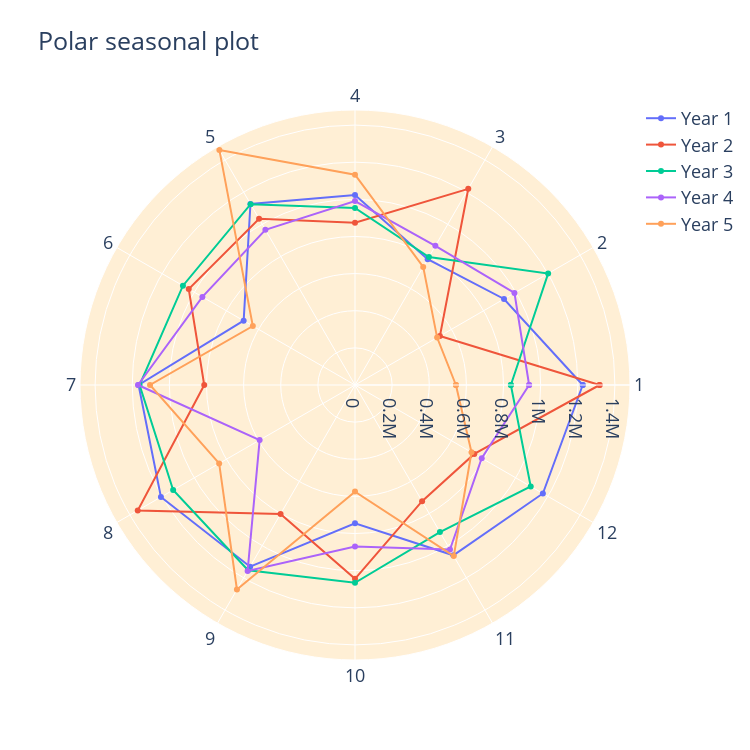

The notebook cell this image was saved under:
### Code cell
import plotly.graph_objects as go


categories = list(df_seasonal.columns)
categories = [*categories, categories[0]]
categories = [str(i) for i in categories]

print(type(categories))
year_1 = list(df_seasonal.iloc[0,:])
year_2 = list(df_seasonal.iloc[1,:])
year_3 = list(df_seasonal.iloc[2,:])
year_4 = list(df_seasonal.iloc[3,:])
year_5 = list(df_seasonal.iloc[4,:])

year_1 = [*year_1, year_1[0]]
year_2 = [*year_2, year_2[0]]
year_3 = [*year_3, year_3[0]]
year_4 = [*year_4, year_4[0]]
year_5 = [*year_5, year_5[0]]
#print(categories)
#print(year_1)

fig = go.Figure(
    data=[
        go.Scatterpolar(r=year_1, theta=categories, name='Year 1'),
        go.Scatterpolar(r=year_2, theta=categories, name='Year 2'),
        go.Scatterpolar(r=year_3, theta=categories, name='Year 3'),
        go.Scatterpolar(r=year_4, theta=categories, name='Year 4'),
        go.Scatterpolar(r=year_5, theta=categories, name='Year 5')
    ],
    layout=go.Layout(
       title=go.layout.Title(text='Polar seasonal plot'),
        polar={'radialaxis': {'visible': True},'bgcolor':'PapayaWhip'},
        showlegend=True,
        width=750,
        height=750,
        font=dict(
        size=18,
        )
    )
)

fig.show()

### Figure 1 — Plotly figure (JSON) as saved in the notebook; plotly's stock layout.template omitted (floating-point values rounded to 4 significant figures)
{"data": [{"name": "Year 1", "r": [1226800, 926891, 782725, 1023038, 1126293, 692565, 1165880, 1207156, 1129954, 745100, 1059346, 1168555, 1226800], "theta": ["1", "2", "3", "4", "5", "6", "7", "8", "9", "10", "11", "12", "1"], "type": "scatterpolar"}, {"name": "Year 2", "r": [1317458, 528045, 1220238, 874557, 1033389, 1034165, 812094, 1351419, 801822, 1044266, 722871, 742100, 1317458], "theta": ["1", "2", "3", "4", "5", "6", "7", "8", "9", "10", "11", "12", "1"], "type": "scatterpolar"}, {"name": "Year 3", "r": [839471, 1201199, 796265, 953887, 1124602, 1070181, 1160366, 1131150, 1151813, 1065316, 914800, 1093034, 839471], "theta": ["1", "2", "3", "4", "5", "6", "7", "8", "9", "10", "11", "12", "1"], "type": "scatterpolar"}, {"name": "Year 4", "r": [937898, 991612, 865649, 990565, 965414, 949248, 1168905, 593112, 1156922, 870095, 1023262, 788327, 937898], "theta": ["1", "2", "3", "4", "5", "6", "7", "8", "9", "10", "11", "12", "1"], "type": "scatterpolar"}, {"name": "Year 5", "r": [543605, 510786, 734714, 1133025, 1461091, 635481, 1104107, 844960, 1271967, 574319, 1063900, 724737, 543605], "theta": ["1", "2", "3", "4", "5", "6", "7", "8", "9", "10", "11", "12", "1"], "type": "scatterpolar"}], "layout": {"font": {"size": 18}, "height": 750, "polar": {"bgcolor": "PapayaWhip", "radialaxis": {"visible": true}}, "showlegend": true, "title": {"text": "Polar seasonal plot"}, "width": 750}}
